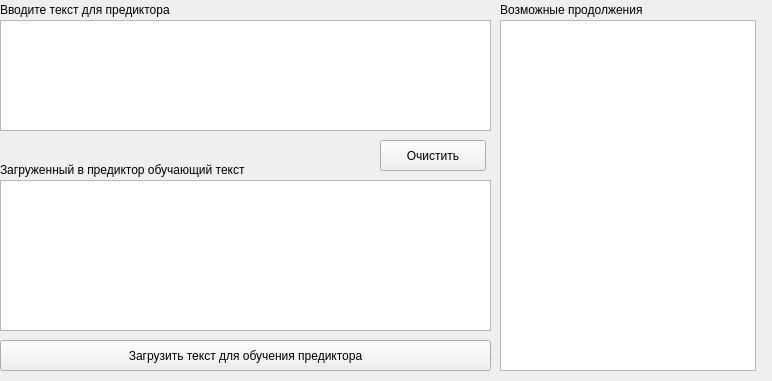
<?xml version="1.0" encoding="UTF-8"?>
<ui version="4.0">
 <class>MainWindow</class>
 <widget class="QMainWindow" name="MainWindow">
  <property name="geometry">
   <rect>
    <x>0</x>
    <y>0</y>
    <width>772</width>
    <height>381</height>
   </rect>
  </property>
  <property name="windowTitle">
   <string>Текстовый предиктор</string>
  </property>
  <widget class="QWidget" name="centralwidget">
   <widget class="QPushButton" name="btnLoadTrain">
    <property name="geometry">
     <rect>
      <x>0</x>
      <y>340</y>
      <width>491</width>
      <height>31</height>
     </rect>
    </property>
    <property name="text">
     <string>Загрузить текст для обучения предиктора</string>
    </property>
   </widget>
   <widget class="QLabel" name="label">
    <property name="geometry">
     <rect>
      <x>0</x>
      <y>0</y>
      <width>371</width>
      <height>19</height>
     </rect>
    </property>
    <property name="text">
     <string>Вводите текст для предиктора</string>
    </property>
   </widget>
   <widget class="QListWidget" name="listWidget">
    <property name="geometry">
     <rect>
      <x>500</x>
      <y>20</y>
      <width>256</width>
      <height>351</height>
     </rect>
    </property>
   </widget>
   <widget class="QLabel" name="label_2">
    <property name="geometry">
     <rect>
      <x>500</x>
      <y>0</y>
      <width>241</width>
      <height>19</height>
     </rect>
    </property>
    <property name="text">
     <string>Возможные продолжения</string>
    </property>
   </widget>
   <widget class="QTextEdit" name="editTrain">
    <property name="geometry">
     <rect>
      <x>0</x>
      <y>180</y>
      <width>491</width>
      <height>151</height>
     </rect>
    </property>
    <property name="readOnly">
     <bool>true</bool>
    </property>
   </widget>
   <widget class="QLabel" name="label_3">
    <property name="geometry">
     <rect>
      <x>0</x>
      <y>160</y>
      <width>481</width>
      <height>19</height>
     </rect>
    </property>
    <property name="text">
     <string>Загруженный в предиктор обучающий текст</string>
    </property>
   </widget>
   <widget class="QPushButton" name="btnClearUser">
    <property name="geometry">
     <rect>
      <x>380</x>
      <y>140</y>
      <width>106</width>
      <height>31</height>
     </rect>
    </property>
    <property name="text">
     <string>Очистить</string>
    </property>
   </widget>
   <widget class="QTextEdit" name="editUser">
    <property name="geometry">
     <rect>
      <x>0</x>
      <y>20</y>
      <width>491</width>
      <height>111</height>
     </rect>
    </property>
   </widget>
  </widget>
 </widget>
 <resources/>
 <connections/>
</ui>
